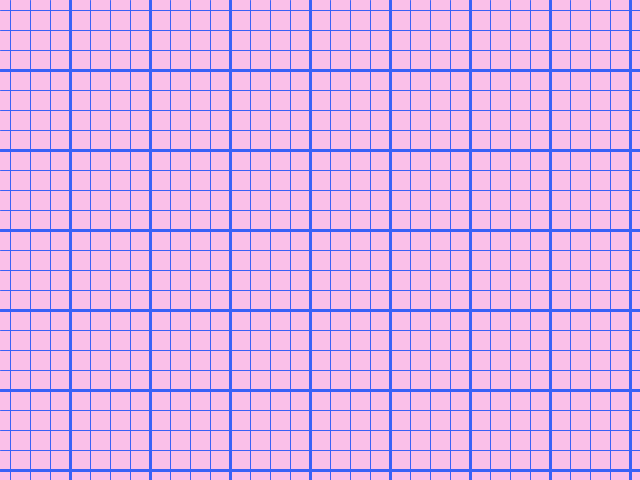
Frame 1 (no input)
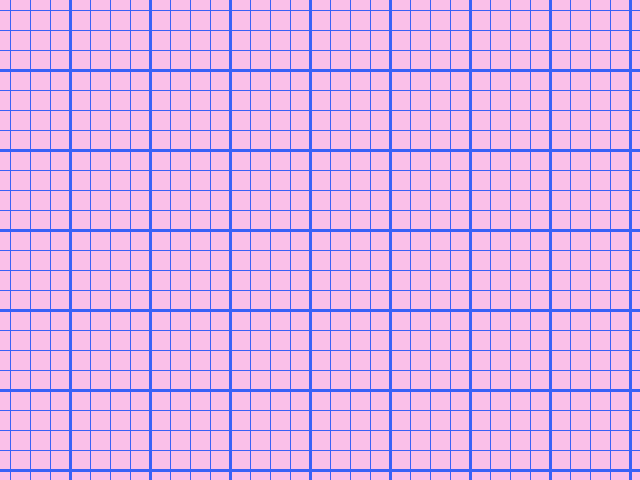
Frame 60 (the mouse pressed at the canvas centre just before this capture)
Frame 120 (the mouse held since frame 60 and released just before this capture): identical to frame 60, image omitted

The Processing sketch that drew these frames (run headless with seeded random() and noise(); from frame 60 on, the mouse is pressed at the canvas centre):

// Processing sketch: sketch_06_graph_paper
// ── sketch_06_graph_paper.pde
void setup( ) { 
  // sets window size and background
  size( 640, 480 ) ; 
  background( #FAC0E9 );
} 

void draw() { 

  // line styling
  stroke(#3961F7);

  // initial y axis value
  int y = 10;
  int x = 10;

  // create the vertical lines
  for (int i=0; i<6; i++) { 

    // create the thin lines 
    for (int i2=0; i2<3; i2++) { 
      strokeWeight(1);
      line(0, y, 640, y);
      y += 20;
    }

    // create the thick lines 
    strokeWeight(3);
    line(0, y, 640, y);
    y += 20;
  }
  
  // create the horizontal lines
  for (int i=0; i<11; i++) { 

    // create the thin lines 
    for (int i2=0; i2<3; i2++) { 
      strokeWeight(1);
      line(x, 0, x, 480);
      x += 20;
    }

    // create the thick lines 
    strokeWeight(3);
    line(x, 0, x, 480);
    x += 20;
  }
  
} 
